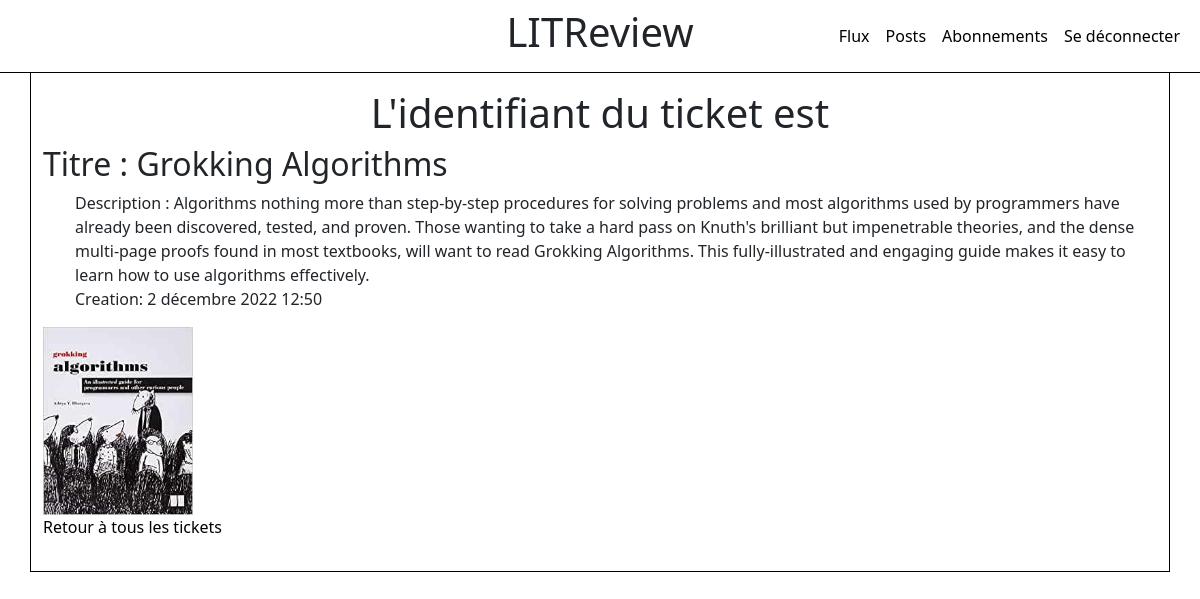
Before: /tickets/75/ (signed in) with the older database file.
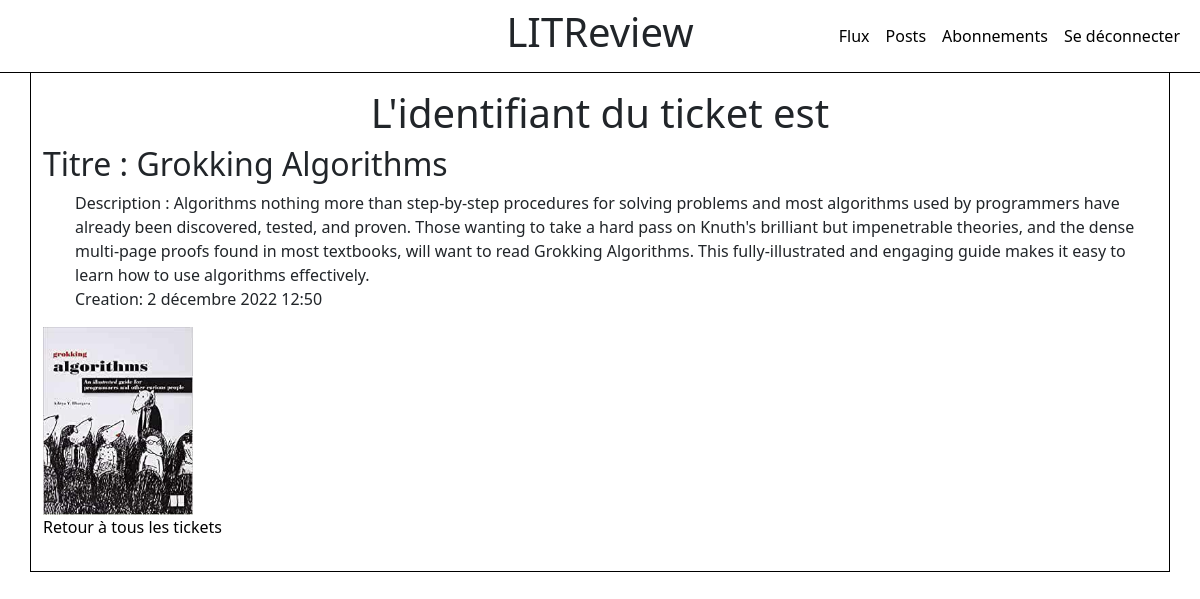
After: the same page with the newer database file.
### feed/models.py (models this page shows, shortened)
class Ticket(models.Model):
    title = models.fields.CharField(max_length=128)
    description = models.fields.TextField(max_length=2048, blank=True)
    user = models.ForeignKey(to=settings.AUTH_USER_MODEL, on_delete=models.CASCADE)
    image = models.ImageField(null=True, blank=True)
    time_created = models.DateTimeField(auto_now_add=True)
    IMAGE_MAX_SIZE = (400, 400)

### feed/views.py (the view)
# urls.py: path('tickets/<int:ticket_id>/', feed.views.ticket_detail, name='ticket_detail'),
@login_required
def ticket_detail(request, ticket_id):
    ticket = Ticket.objects.get(id=ticket_id)
    return render(request, 'feed/ticket_detail.html', {'ticket': ticket})

### feed/templates/feed/ticket_detail.html (shortened to what this page needs)
{% extends 'base.html' %}
{% block content %}
<h1>L'identifiant du ticket est {{ ticket.ticket_id }}</h1>
<h2>Titre : {{ ticket.title }}</h2>
<ul>
 <li>Description : {{ ticket.description }}</li>
 <li>Creation: {{ ticket.time_created }}</li>
</ul>
{% if ticket.image %}
<img src="{{ ticket.image.url }}">
{% endif %}
<p>
    <a href="{% url 'ticket_list' %}">Retour à tous les tickets</a>
</p>
{% endblock %}

Changed rows visible on the page:
changed Ticket "Grokking Algorithms": image: a different picture
